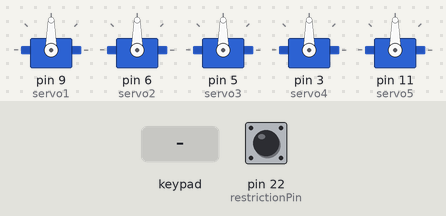
Recording of a sketch running on a simulated Arduino Mega 2560, built with avr-gcc and run on an emulated ATmega2560. Shown: 5 × servo. The test bench sets the inputs (shaded band); at power-on: pin 22 (restrictionPin) HIGH.

Above: at 1.2 s.
1.3 s: key 'U' pressed
At 2.8 s:
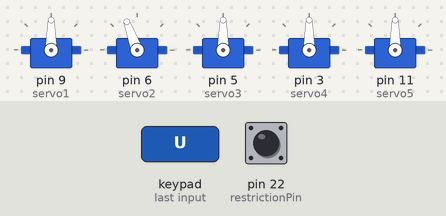
3.1 s: key 'L' pressed
At 4.7 s:
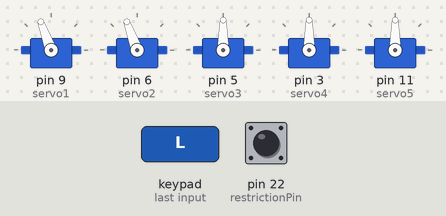
5.0 s: key 'D' pressed
At 6.1 s:
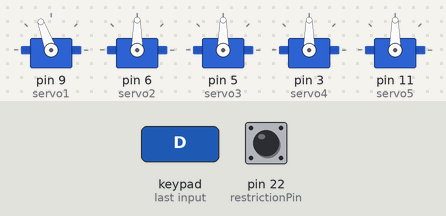
6.8 s: key 'O' pressed
At 7.4 s:
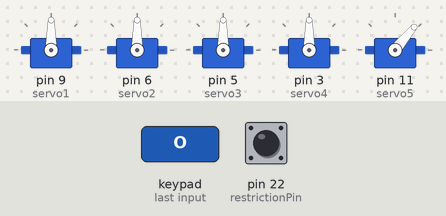
8.3 s: key 'R' pressed
At 9.9 s:
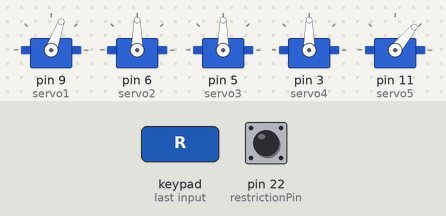
10.2 s: key 'U' pressed
At 11.3 s:
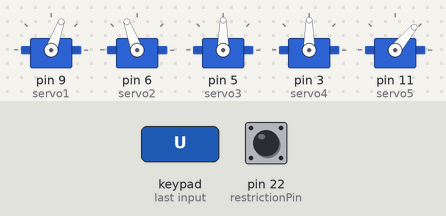
Timing chart, 0 to 13.0 s (numbered marks = the images above; inputs shaded):
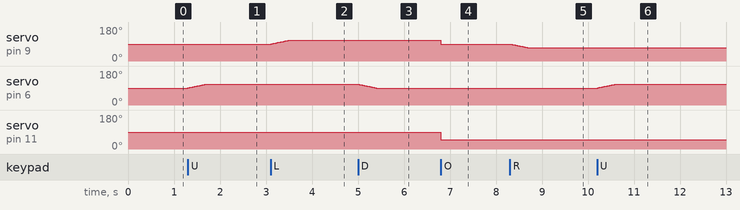

The sketch:

numbchuck_robo_control.ino
```cpp
#include <Adafruit_PWMServoDriver.h>
#include <Servo.h>
#include <Wire.h>

#include <ArduinoNunchuk.h>
ArduinoNunchuk nunchuk = ArduinoNunchuk();//for the library to know its nickname
//}

int changeBy; //this var is used to keep track of how many degreess to move the servos at once
int tracker2; //this is used to prevent servo5 from moving when it shoulden't

int restrictionPin = 22; //there is a latching switch connected to this pin
bool restrictMovement; //bool var used to know when to allow the robot to move past a limit determined later
// tell the Arduino that this var is a servo from the <Servo.h> library {
Servo servo1;
Servo servo2;
Servo servo3;
Servo servo4;
Servo servo5;
//}

void setup() {
  //this portion of code is to assign the servos to the DP used to control them {
  servo1.attach(9);
  servo2.attach(6);
  servo3.attach(5);
  servo4.attach(3);
  servo5.attach(11);
  //}
  pinMode(restrictionPin,INPUT);
  nunchuk.init(); // tell the <ArduinoNunchuk.h> library to start looking for controllers
  Serial.begin(19200);// start the debug viewer

}

void loop() {
  nunchuk.update();// the values of all the inputs from the controller
  changeBy = 1; //giving this a defalt value

  //this is to deturmine if movement should be restricted by checking the switch
  if(digitalRead(restrictionPin) == LOW){ //if the switch ??? the following code will be run
    restrictMovement = 1; //restrictMovement is set to 1
  }else{ //if the switch is set to !??? the following code is run
    restrictMovement = 0; //restrictMovement is set to 0
  }

  //set changeBy and tracker2 values based on the pressed pressed
  if (nunchuk.zButton == HIGH) { // the following code will only run if the Z button is pressed
    if (nunchuk.cButton == HIGH) { // the following code will only run if the C button is pressed
      changeBy = 3; //changeBy is set to 3 to increse the speed of the arms movement
      tracker2 = 1; //tracker2 is set to 1
    }
  }

  else { //the following line of code will run if the Z button is any value other than HIGH (LOW)
    changeBy = 1; //changeBy is set to 1 to move the servos at a normal speed
  }


  if (changeBy == 1){ //the following code will only run if changeBy is equal to 1
    if ( nunchuk.zButton == HIGH) { //the following code will only run if the Z button is pressed
      tracker2 = 2; //tracker2 is set to 2
      if (nunchuk.analogY > 140) { //the following code will only run if the joysticks Y-axis potentiometer is greater than 140
        servo3.write(servo3.read() - changeBy); //move servo3 by -changeBy degrees
        servo2.write(servo2.read()); //keep servo2 at the same value it is currently at NOTE: I put this here becuse the servo was moving when it shoulden't have
      }
      if (nunchuk.analogY < 110) { //the following code will only run if the joysticks Y-axis of the potentiometer is less than 110
        servo3.write(servo3.read() + changeBy); //move servo3 by +changeBy degrees
        servo2.write(servo2.read()); //as stated in the previous condional
      }
      if (nunchuk.analogX < 100) { //the following code will only run if the joysticks X-axis of the potentiometer is less than 100
        servo5.write(servo5.read() + changeBy); //move servo5 by +changeBy degrees
      }
      if (nunchuk.analogX > 145) { //the following code will only run if the joysticks X-axis of the potentiometer is greater than 145
        servo5.write(servo5.read() - changeBy); //move servo5 by -changeBy degreess
      }
    } else { //the following code will run if the Z button is not pressed
      tracker2 = 1; //set tracker2 to 1
    }
  }

  //set all servos to the middle of all there range
  if (nunchuk.zButton == LOW && nunchuk.cButton == HIGH) { //the following code will only run if the Z buttion is not pressed and the C button is pressed
    //the following code setts all the servos to a 90 degrees from there 0 degree value {
    servo1.write(90);
    servo2.write(90);
    servo3.write(90);
    servo4.write(90);
    servo5.write(50);
    //}
  }


  //limit how low the arm can go to prevent it from wanting more current than is being supplied {
  if (tracker2 == 1) { //the following code will only run if tracker2 is equal to 1
    if (nunchuk.analogY > 150 ) { //the following code will only run if the joysticks Y-axis value is greater than 145
      if (servo2.read() == 155 && restrictMovement == 1) { //the following code will only run if servo2 is at 155 degrees and restrictMovement is 1
        servo3.write(servo3.read() - changeBy); //move servo3 by -changeBy degrees
      }
      else { //the following code will run if servo2 is not at 155 degrees
        servo2.write(servo2.read() + changeBy); //move servo2 by +changeBy degrees
      }
    }

    if (nunchuk.analogY < 110) { //the following code will only run if the joystick Y-axis value is less than 110
      if (servo2.read() == 45 && restrictMovement == 1) { //the following code will only run if servo2 is at 45 degrees and restrictMovement is 1
        servo3.write(servo3.read() + changeBy); //move servo3 by +changeBy
      }
      else { //the following code will run if servo2 in not at 45 degrees
        servo2.write(servo2.read() - changeBy); //move servo2 by -changeBy degrees
      }
    }
    //axis 1 controle (turn table)
    if (nunchuk.analogX < 100) { //the following code will only run if the joystick X-axis is less than 100
      servo1.write(servo1.read() + changeBy); //move servo1 by +changeBy degrees
    }
    if (nunchuk.analogX > 145) { //the following code will only run if the joystick X-axis is greater than 145
      servo1.write(servo1.read() - changeBy); //move servo1 by -changeBy degrees
    }
  }
  //debug(); //call the debug function

  delay(20); //delay 20 microseconds
} //end loop function

void debug() { //this is a funtion to print values to the Serial line
  Serial.print("joyY: ");
  Serial.print(nunchuk.analogY);
  Serial.print(" | joyX: ");
  Serial.print(nunchuk.analogX);
  Serial.print(" | cButtion:");
  Serial.print(nunchuk.cButton);
  Serial.print(" | restrictMovement: ");
  Serial.print(restrictMovement);
  Serial.print(" | servo: ");
  Serial.println(servo5.read());
}
```

Measured:
- after the input at 1.3 s, servo on pin 6 (servo2): moves from 90° to 110° over 0.39 s, starting at once
- after the input at 3.1 s, servo on pin 9 (servo1): moves from 90° to 110° over 0.39 s, starting at once
- after the input at 5.0 s, servo on pin 6 (servo2): moves from 110° to 90° over 0.39 s, starting at once
- after the input at 6.8 s, servo on pin 9 (servo1): 110° → 90° at once; servo on pin 11 (servo5): 90° → 50° at once
- after the input at 8.3 s, servo on pin 9 (servo1): moves from 90° to 70° over 0.39 s, starting at once
- after the input at 10.2 s, servo on pin 6 (servo2): moves from 90° to 110° over 0.39 s, starting at once
